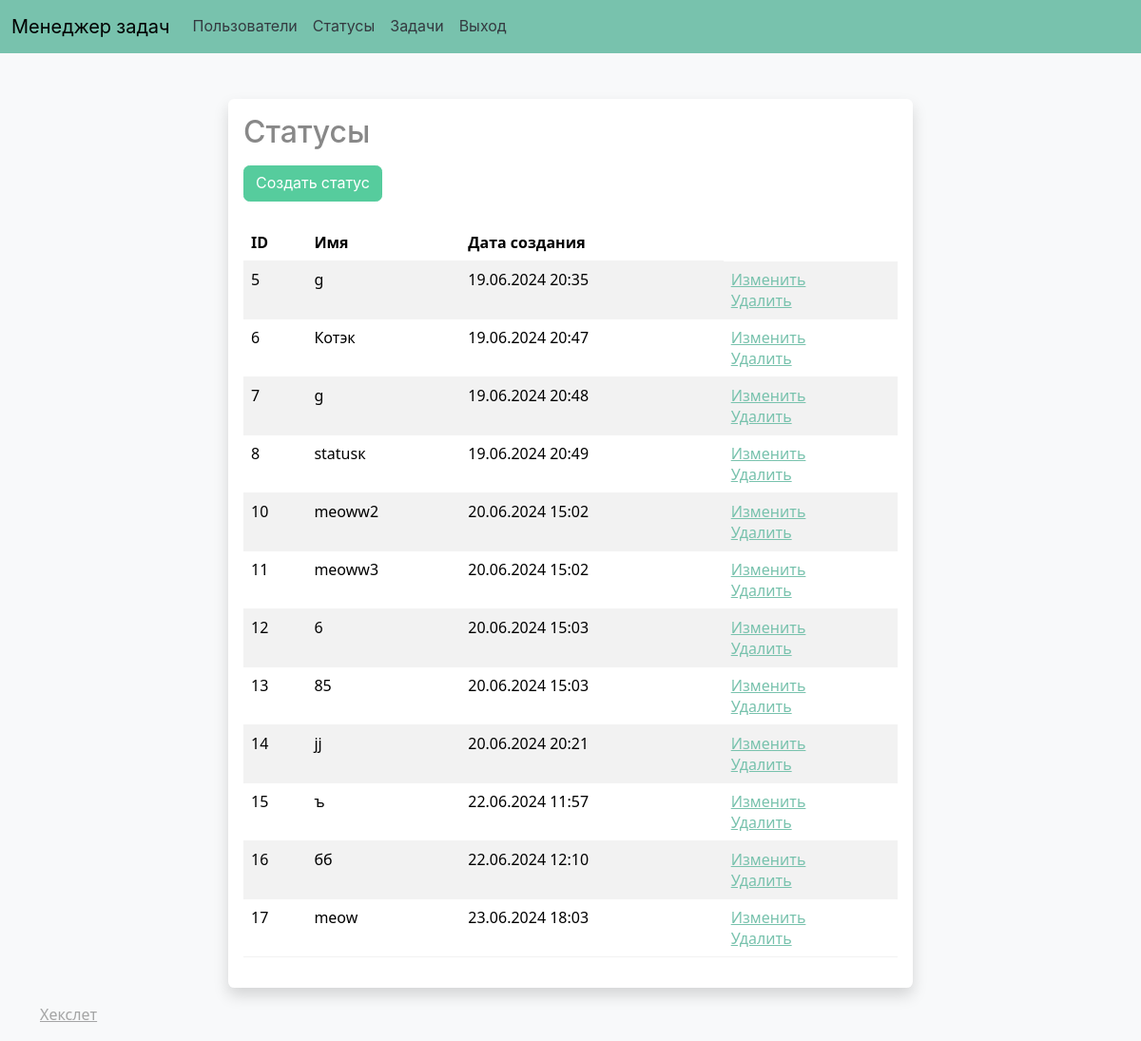
The page /statuses/ (signed in) on the database as committed earlier.
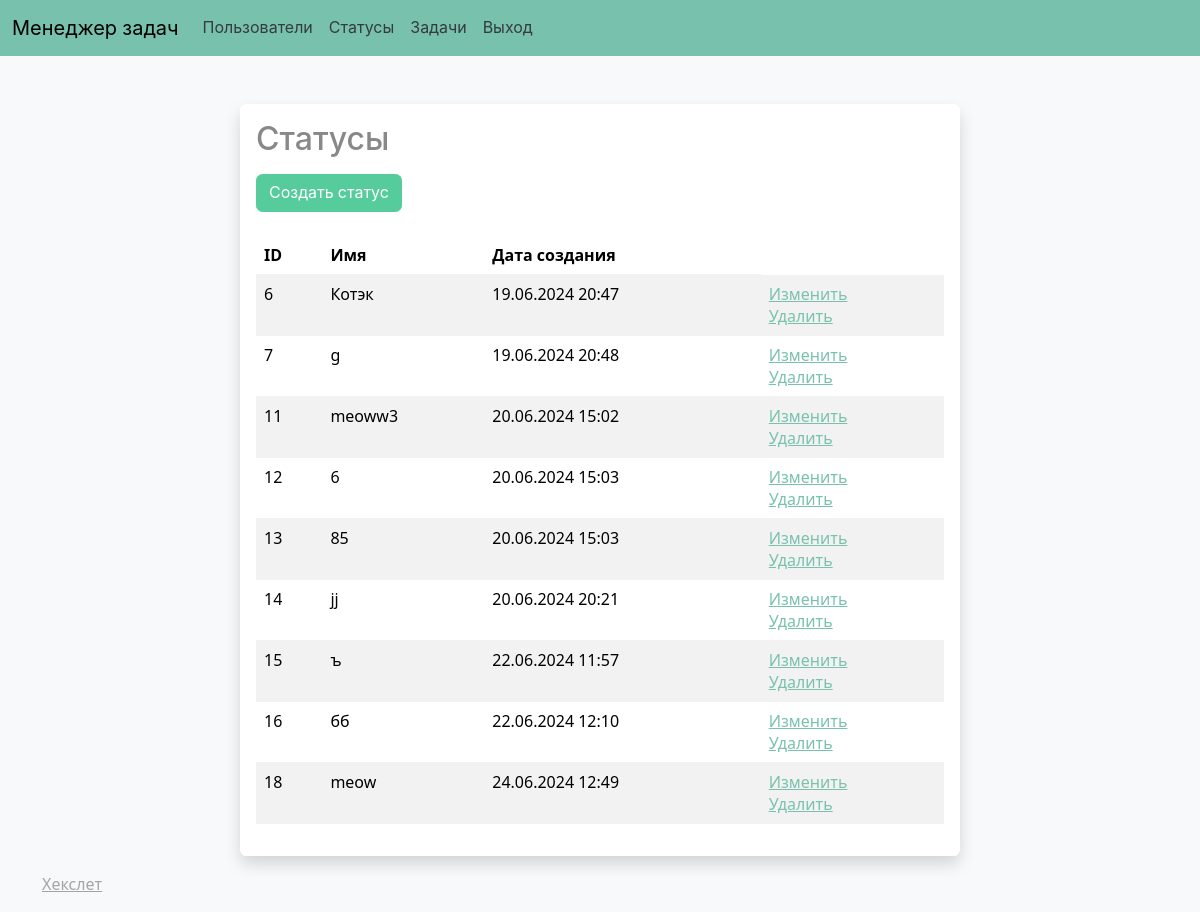
The same page on the database as committed later.
### task_manager/models.py (models this page shows, shortened)
class Status(models.Model):
    name = models.CharField(verbose_name=_('Name'), max_length=100, validators=[])
    created_at = models.DateTimeField(auto_now_add=True)

### task_manager/views.py (the view)
# urls.py: path('statuses/', views.list_statuses, name='list_statuses'),
@login_required(login_url='/require_login/')
def list_statuses(request):
    statuses = Status.objects.all()
    return render(request, 'statuses/statuses.html', {'statuses': statuses})

### task_manager/templates/statuses/statuses.html (shortened to what this page needs)
{% extends 'base.html' %}
{% load i18n %}
{% block content %}
<div class="container mt-5">
    <div class="row">
        <div class="col-md-8 offset-md-2">
            <div class="card border-0 shadow">
                <div class="card-body">
                    <h2 class="card-title">{% trans 'Статусы' %}</h2>
                    <div class="mt-3"><a href="{% url 'create_status' %}" class="btn btn-success">{% trans "Создать статус" %}</a></div>
                    <table class="table table-striped mt-4">
                        <thead>
                            <tr>
                                <th>{% trans 'ID' %}</th>
                                <th>{% trans 'Имя' %}</th>
                                <th>{% trans 'Дата создания' %}</th>
                            </tr>
                        </thead>
                        <tbody>
                            {% for status in statuses %}
                            <tr>
                                <td>{{ status.id }}</td>
                                <td>{{ status.name }}</td>
                                <td>{{ status.created_at|date:"d.m.Y H:i" }}</td>
                                <td>
                                    <div><a href="{% url 'update_status' status.id %}">{% trans "Изменить" %}</a></div>
                                    <div><a href="{% url 'delete_status' status.id %}">{% trans "Удалить" %}</a></div>
                                </td>
                            </tr>
                            {% endfor %}
                        </tbody>
                    </table>
                </div>
            </div>
        </div>
    </div>
</div>
{% endblock %}

### task_manager/templates/base.html (shortened to what this page needs)
{% load i18n %}
{% get_current_language as LANGUAGE_CODE %}
<html lang="{{ LANGUAGE_CODE }}">
<head>
    <link rel="stylesheet" href="https://cdn.jsdelivr.net/npm/bootswatch@5/dist/minty/bootstrap.min.css">
</head>
<body class="bg-light d-flex flex-column min-vh-100">
    <nav>{% include 'nav.html' %}</nav>
    <main role="main" class="container">
        {% block content %}{% endblock %}
    </main>
    <footer class="footer mt-auto py-3 bg-light" style="color: #000;">
        <div class="container">
            <a href="https://ru.hexlet.io/" class="text-muted" style="float:left;">{% trans 'Hexlet' %}</a>
        </div>
    </footer>
</body>
</html>

### task_manager/templates/nav.html (shortened to what this page needs)
{% load i18n %}
{% get_current_language as LANGUAGE_CODE %}
<!DOCTYPE html>
<html lang="{{ LANGUAGE_CODE }}">
<head>
</head>
<body>
    <nav class="navbar navbar-expand-lg bg-primary" data-bs-theme="dark">
        <div class="container-fluid">
            <a class="navbar-brand" href="#" style="color: #000;">{% trans 'Менеджер задач' %}</a>
            <div class="collapse navbar-collapse" id="navbarColor01">
                <ul class="navbar-nav me-auto">
                    <li class="nav-item">
                        <a class="nav-link" href="{% url 'user-list' %}" style="color: #343a40;">{% trans 'Пользователи' %}</a>
                    </li>
                    {% if user.is_authenticated %}
                        <li class="nav-item">
                            <a class="nav-link" href="{% url 'list_statuses' %}" style="color: #343a40;">{% trans 'Статусы' %}</a>
                        </li>
                        <li class="nav-item">
                            <a class="nav-link" href="{% url 'task_list' %}" style="color: #343a40;">{% trans 'Задачи' %}</a>
                        </li>
                        <li class="nav-item">
                            <a class="nav-link" href="{% url 'logout' %}" style="color: #343a40;">{% trans 'Выход' %}</a>
                        </li>
                    {% endif %}
                </ul>
            </div>
        </div>
    </nav>
</body>
</html>

Rows that differ between the two databases and show on the page:
removed Status: id "5", name "g", created_at "19.06.2024 20:35"
removed Status: id "8", name "statusк", created_at "19.06.2024 20:49"
removed Status: id "10", name "meoww2", created_at "20.06.2024 15:02"
removed Status: id "17", name "meow", created_at "23.06.2024 18:03"
added Status: id "18", name "meow", created_at "24.06.2024 12:49"
